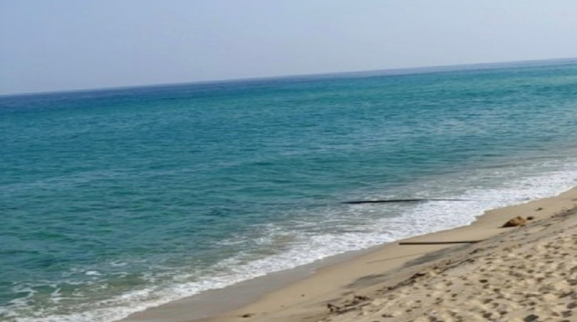
//> input picture DAY_2/HW_003/resources/image_background.png, 577 x 322 px
$ ./main   (built with g++ and OpenCV 4)
//> lines starting //> are read from the running program, lines starting //| are printed output that depends on the picture; after the words box and inside, x2 and y2 are one past the last pixel; in counts of white or black regions, pixels touching at a corner belong together; pictures that were not available may be replaced by others from this repository, and a replacement may not be noted
#include <opencv2/opencv.hpp>
#include <opencv4/opencv2/core.hpp>
#include <opencv4/opencv2/core/base.hpp>
#include <opencv4/opencv2/core/mat.hpp>
#include <opencv4/opencv2/core/types.hpp>
#include <opencv4/opencv2/opencv.hpp>
#include <iostream>

int main() {

    // 이미지 할당하기
    cv::Mat image_background = cv::imread("../resources/image_background.png");
//> image_background is the input picture: 322 rows x 577 cols, CV_8UC3; mean B, G, R 155.6, 146.2, 118.2
    cv::Mat image_logo = cv::imread("../resources/image_logo.png");

    // 로고 누끼 따기(배경 흰색 제거)
    cv::Mat image_logo_gray, image_logo_mask;
    cv::cvtColor(image_logo, image_logo_gray, cv::COLOR_BGR2GRAY);
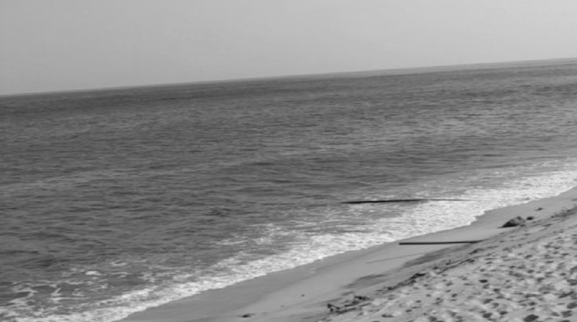
//> image_logo_gray: 322 rows x 577 cols, CV_8UC1; min 19, max 245, mean 138.9
    /* threshold(): 단일 임계값을 기준으로 이진화함
    * inRange(): 특정 범위를 기준으로 값을 필터링함
    * 배운 내용인 inRange()를 사용해서 빨강, 초록, 파랑, 검은색을 추출해서 설계해도 되겠지만,
    * threshold()를 사용해서 한 번 구현해 보고 싶음.
    * 어쩌면 threshold()를 사용하는 것이 더 효율적인 로직이지 않을까 싶음.
    * threshold() 메서드는 밝기 수준을 기준으로 픽셀 값을 변경함 -> 그레이스케일 이미지에서 흰색 배경을 제거하는 데 적합함.
    * 현재 내가 구현하고 싶은 로직에서는 그레이 스케일 처리한 이미지에서 흰색 배경을 제거 하고 싶기에 threshold() 메서드 처리가 더 적합하다고 생각함.
    */
    /*  threshold()의 인자 구조
    * cv::threshold(src, dst, thresh, maxval, type);
    * src: 입력 이미지
    * dst: 출력 이미지
    * thresh: 임계값 (이 값보다 높은 픽셀은 maxval로 설정됨)
    * maxval: 임계값을 넘는 픽셀에 설정할 값
    * type: 임계값 처리 방식 (THRESH_BINARY_INV는 흰색을 제거하는 데 유용)
    */
    cv::threshold(image_logo_gray, image_logo_mask, 240, 255, cv::THRESH_BINARY_INV);
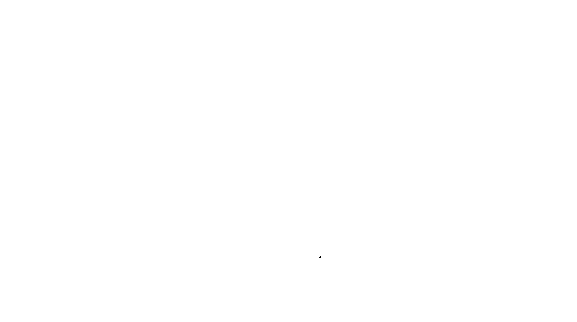
//> image_logo_mask: 322 rows x 577 cols, CV_8UC1; 100% white; black in thin lines or dots, all inside (x1, y1, x2, y2) = (319, 256, 321, 258)

    // 흰색이 제거된 로고 이미지 생성
    cv::Mat image_logo_no_bg;
    image_logo.copyTo(image_logo_no_bg, image_logo_mask);

    // 로고 불투명도 조절 (50%)
    cv::Mat image_logo_transparent;
    cv::addWeighted(image_logo_no_bg, 0.5, cv::Mat::zeros(image_logo_no_bg.size(), image_logo_no_bg.type()), 0.5, 0, image_logo_transparent);
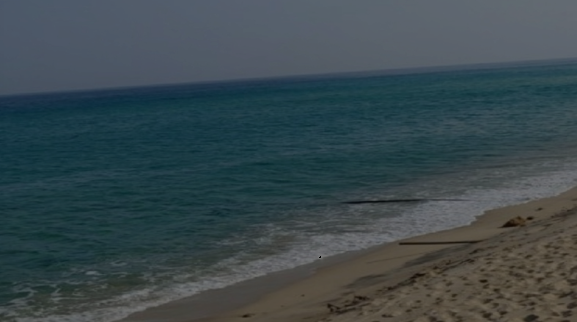
//> image_logo_transparent: 322 rows x 577 cols, CV_8UC3; mean B, G, R 77.8, 73.1, 59.1

    // 로고 위치 설정
    int x = 190;
    int y = 50;

    cv::Rect roi(x, y, image_logo.cols, image_logo.rows);
//> roi = Rect(190, 50, 577, 322)
//> (the run ends here: the program stops with an error, at `cv::Mat roi_background = image_background(roi);`)
